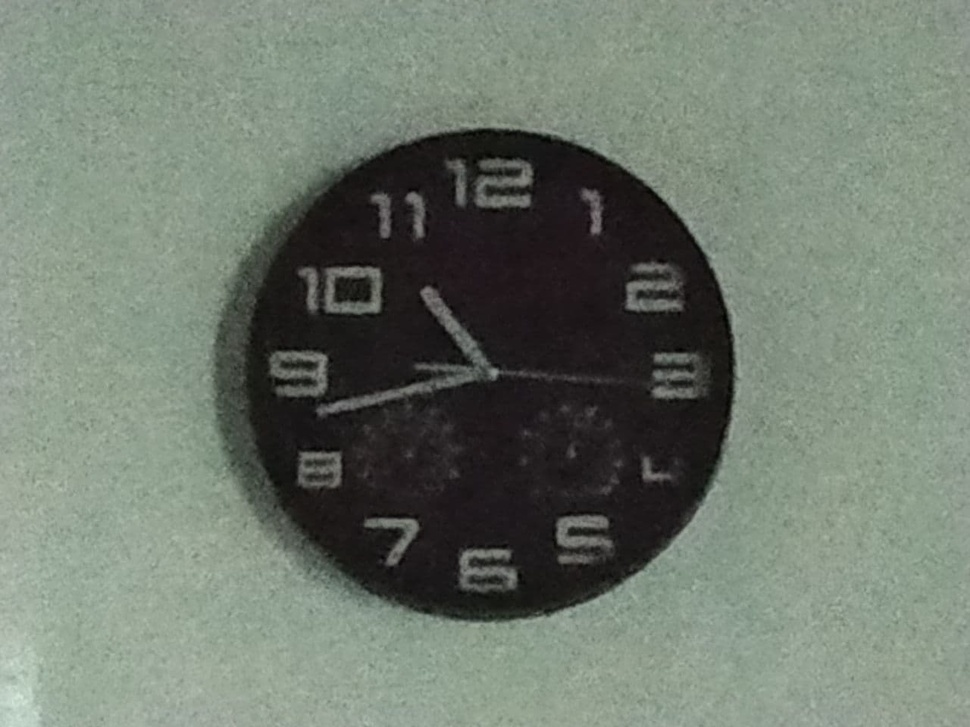
#> input picture clock.jpg, 970 x 727 px, shrunk from 1280 x 960 before the run
$ jupyter execute lw1_fft.ipynb
#> lines starting #> are read from the running program, lines starting #| are printed output that depends on the picture
[cell 1]
import cv2
import numpy as np
import matplotlib.pyplot as plt

plt.figure(figsize=(6.4*5, 4.8*5), constrained_layout=False)

img_c1 = cv2.imread("clock.jpg", 0)
#> img_c1: shape (727, 970); min 0, max 227, mean 117.6
img_c2 = np.fft.fft2(img_c1)
img_c3 = np.fft.fftshift(img_c2)
img_c4 = np.fft.ifftshift(img_c3)
img_c5 = np.fft.ifft2(img_c4)

plt.subplot(151), plt.imshow(img_c1, "gray"), plt.title("Original Image")
plt.subplot(152), plt.imshow(np.log(1+np.abs(img_c2)), "gray"), plt.title("Spectrum")
plt.subplot(153), plt.imshow(np.log(1+np.abs(img_c3)), "gray"), plt.title("Centered Spectrum")
plt.subplot(154), plt.imshow(np.log(1+np.abs(img_c4)), "gray"), plt.title("Decentralized")
plt.subplot(155), plt.imshow(np.abs(img_c5), "gray"), plt.title("Processed Image")

plt.show()
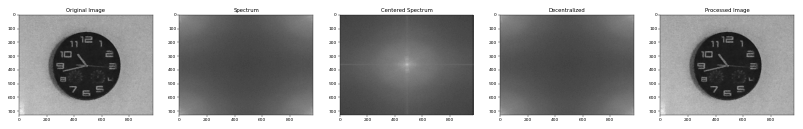
#> figure drawn by matplotlib, 5 panels
